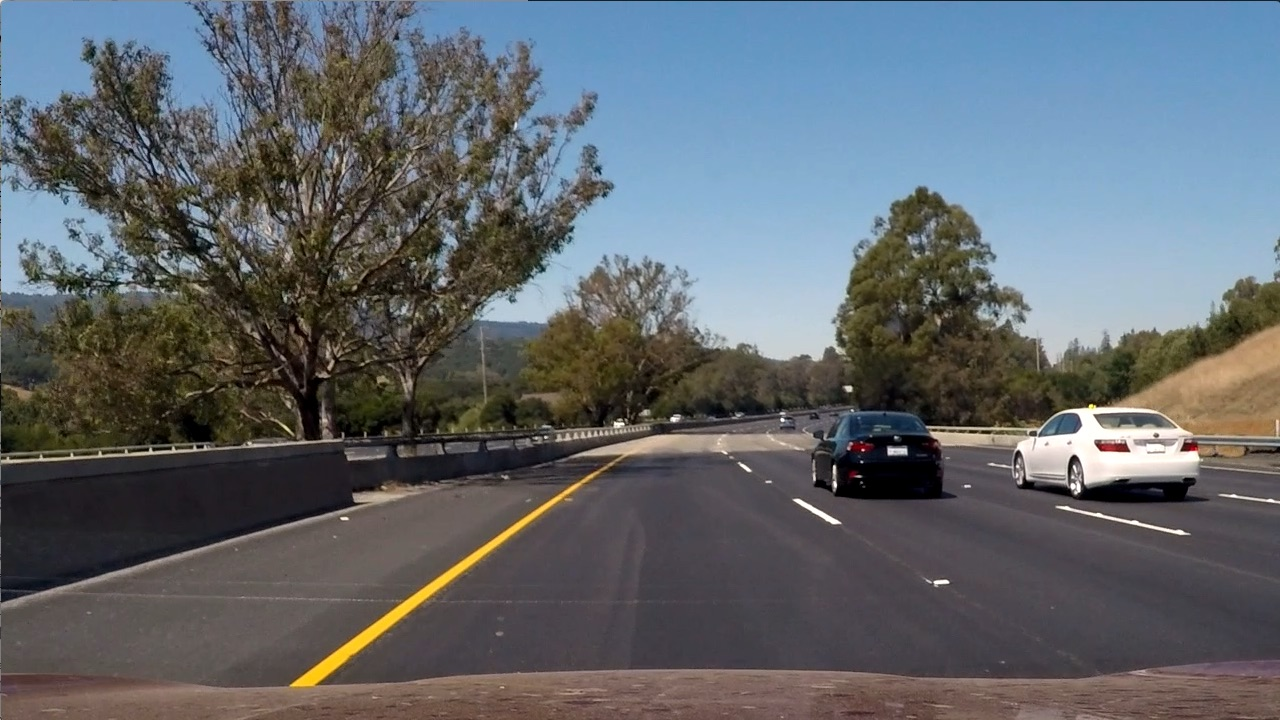
#> input picture images/cars.jpg, 1280 x 720 px
$ jupyter execute HarrisCornerDetector.ipynb   (shell and % lines are left out)
#> lines starting #> are read from the running program, lines starting #| are printed output that depends on the picture
[cell 1]
import matplotlib.pyplot as plt
import numpy as np
import cv2
# Read in the image
image1 = cv2.imread('images/cars.jpg')
#> image1 is the input picture: shape (720, 1280, 3); mean B, G, R 107.9, 102.6, 97
# Make a copy of the image
image_copy1 = np.copy(image1)
# Change color to RGB (from BGR)
image_copy1 = cv2.cvtColor(image_copy1, cv2.COLOR_BGR2RGB)
plt.imshow(image_copy1)

[cell 2]
image2 = cv2.imread('images/pedestrian_bike.jpeg')
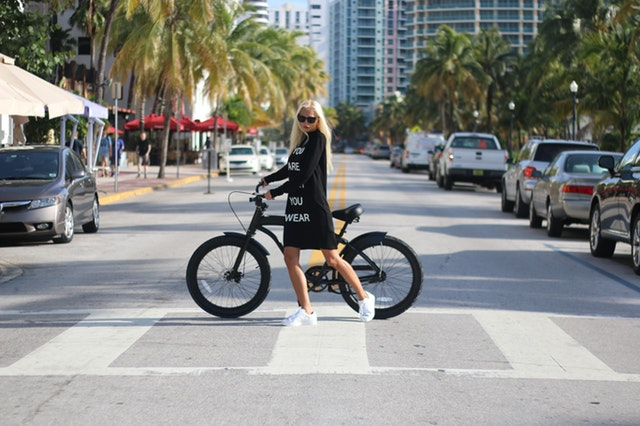
#> input picture images/pedestrian_bike.jpeg, 640 x 426 px
#> image2 is the input picture: shape (426, 640, 3); mean B, G, R 132.3, 135.9, 134.2
image_copy2 = np.copy(image2)
image_copy2 = cv2.cvtColor(image_copy2, cv2.COLOR_BGR2RGB)
plt.imshow(image_copy2)

[cell 3]
# Convert to grayscale
gray1 = cv2.cvtColor(image_copy1, cv2.COLOR_RGB2GRAY)
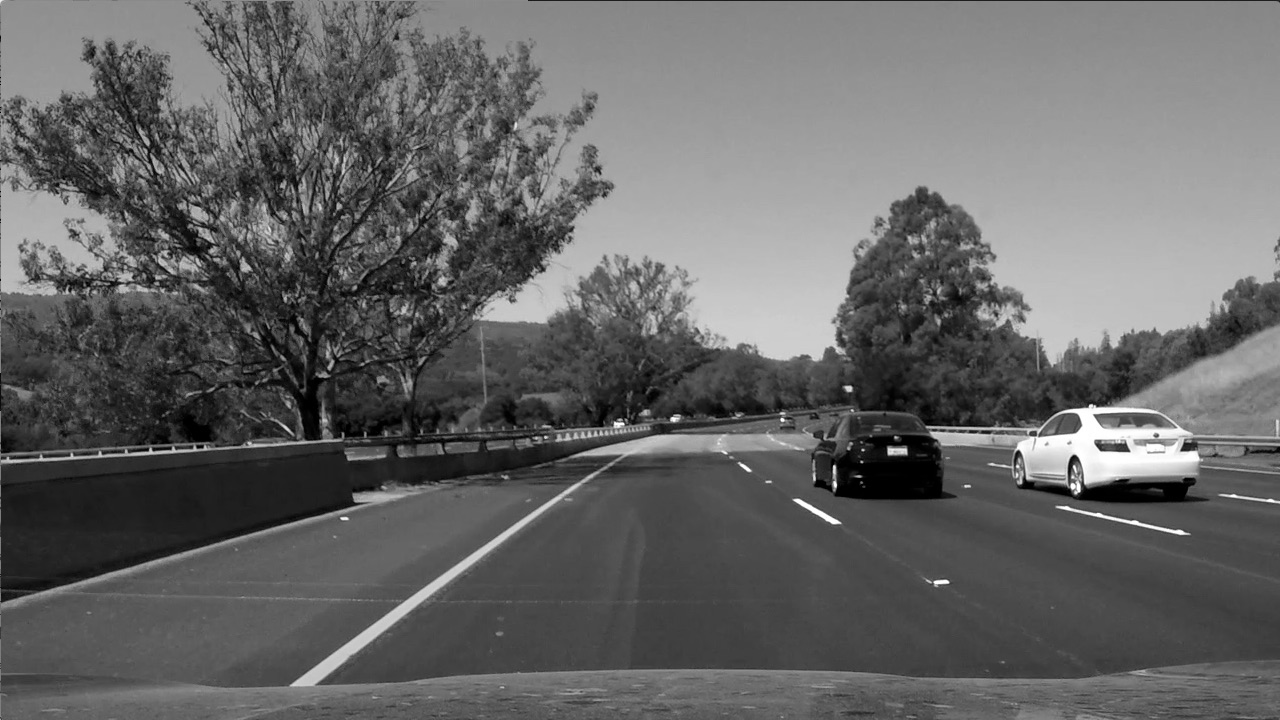
#> gray1: shape (720, 1280); min 0, max 255, mean 101.5
gray1 = np.float32(gray1)
# Detect corners
dst1 = cv2.cornerHarris(gray1, 2, 3, 0.04)
# Dilate corner image to enhance corner points
dst1 = cv2.dilate(dst1,None)
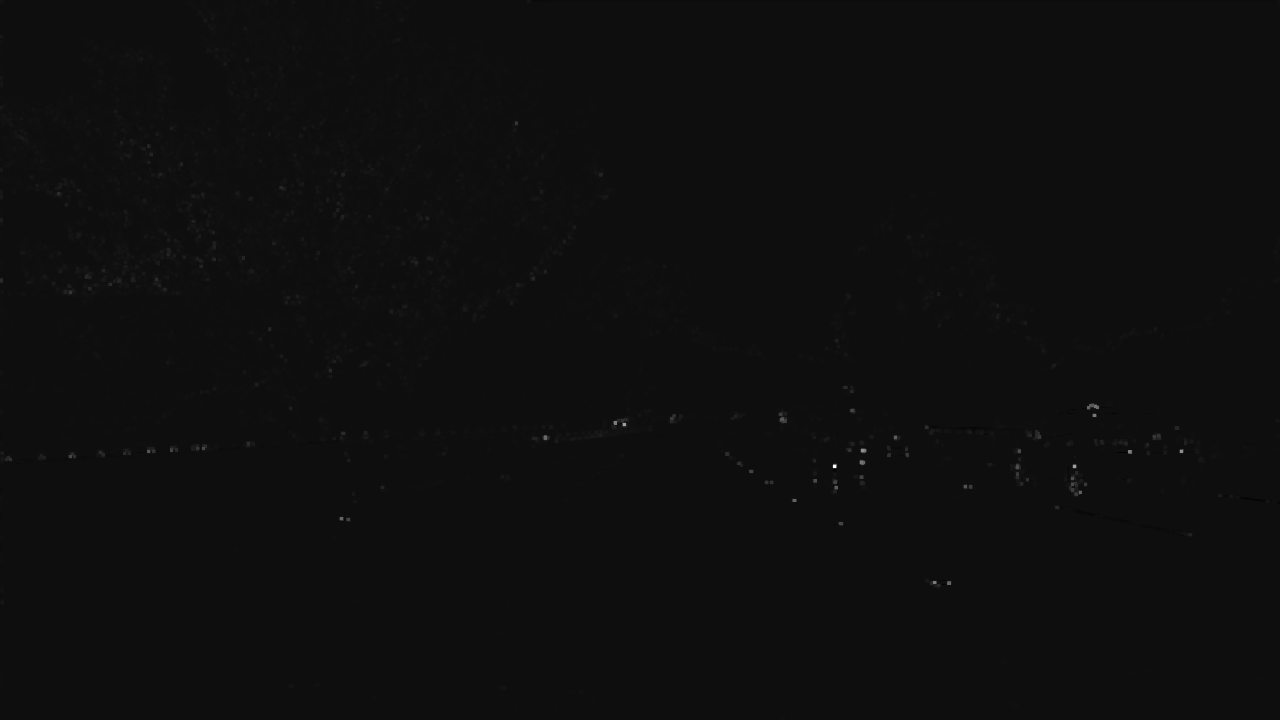
#> dst1: shape (720, 1280) float32; min -6950973.5, max 112358320, mean 124490.8; drawn with min black and max white
plt.imshow(dst1, cmap='gray')

[cell 4]
# Convert to grayscale
gray2 = cv2.cvtColor(image_copy2, cv2.COLOR_RGB2GRAY)
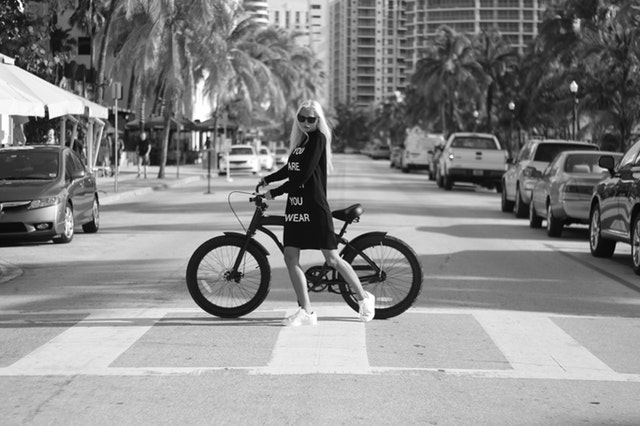
#> gray2: shape (426, 640); min 0, max 255, mean 135
gray2 = np.float32(gray2)
# Detect corners
dst2 = cv2.cornerHarris(gray2, 2, 3, 0.04)
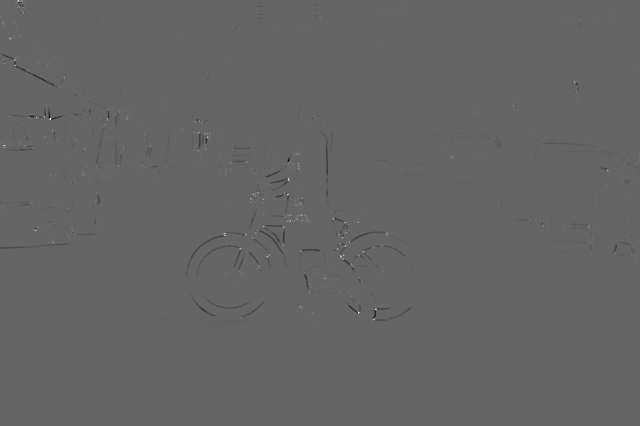
#> dst2: shape (426, 640) float32; min -71835240, max 108443464, mean -143714.1; drawn with min black and max white
# Dilate corner image to enhance corner points
dst2 = cv2.dilate(dst2,None)
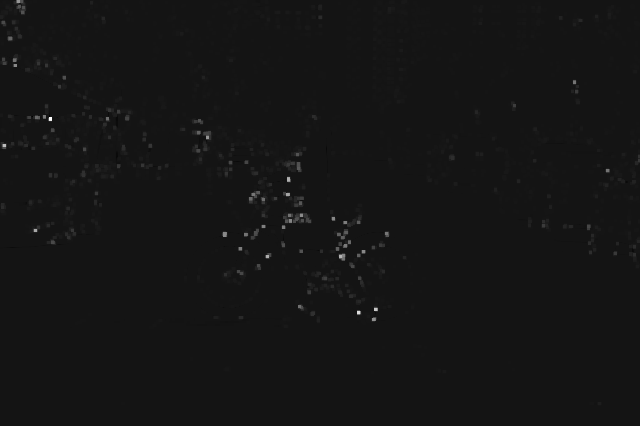
#> dst2: shape (426, 640) float32; min -9576218, max 108443464, mean 367755.3; drawn with min black and max white
plt.imshow(dst2, cmap='gray')

[cell 5]
# Define a threshold for extracting strong corners
# This value vary depending on the image and how many corners you want to detect
# Try changing this free parameter, 0.1, to be larger or smaller ans see what happens
thresh = 0.005*dst1.max()
#> thresh = 561791.6
# Create an image copy to draw corners on
corner_image1 = np.copy(image_copy1)
# Iterate through all the corners and draw them on the image (if they pass the threshold)
for j in range(0, dst1.shape[0]):
    for i in range(0, dst1.shape[1]):
        if(dst1[j,i] > thresh):
            # image, center pt, radius, color, thickness
            cv2.circle( corner_image1, (i, j), 1, (0,255,0), 1)
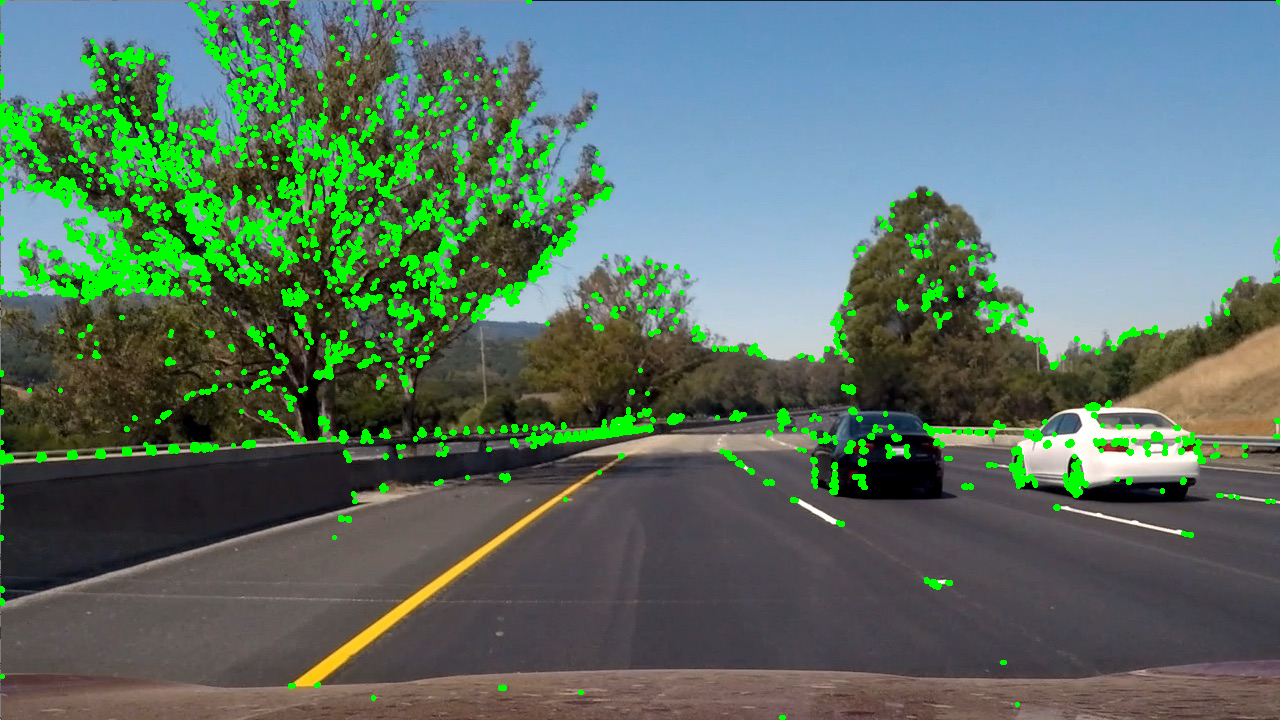
#> corner_image1: shape (720, 1280, 3); mean R, G, B 89.7, 114.2, 100.6
plt.imshow(corner_image1)

[cell 6]
thresh = 0.005*dst2.max()
#> thresh = 542217.3
# Create an image copy to draw corners on
corner_image2 = np.copy(image_copy2)
# Iterate through all the corners and draw them on the image (if they pass the threshold)
for j in range(0, dst2.shape[0]):
    for i in range(0, dst2.shape[1]):
        if(dst2[j,i] > thresh):
            # image, center pt, radius, color, thickness
            cv2.circle( corner_image2, (i, j), 1, (0,0,255), 1)
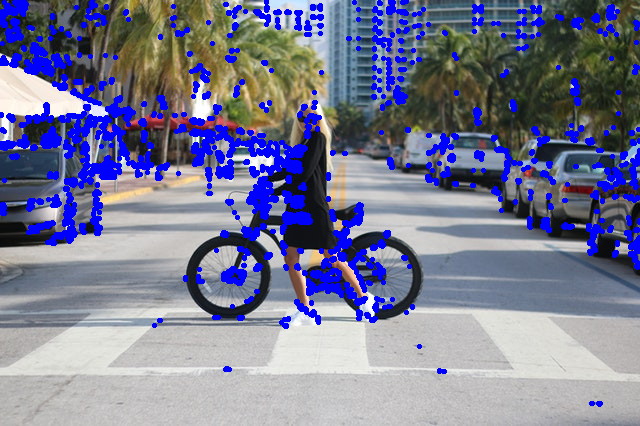
#> corner_image2: shape (426, 640, 3); mean R, G, B 121, 122.6, 149.2
plt.imshow(corner_image2)
